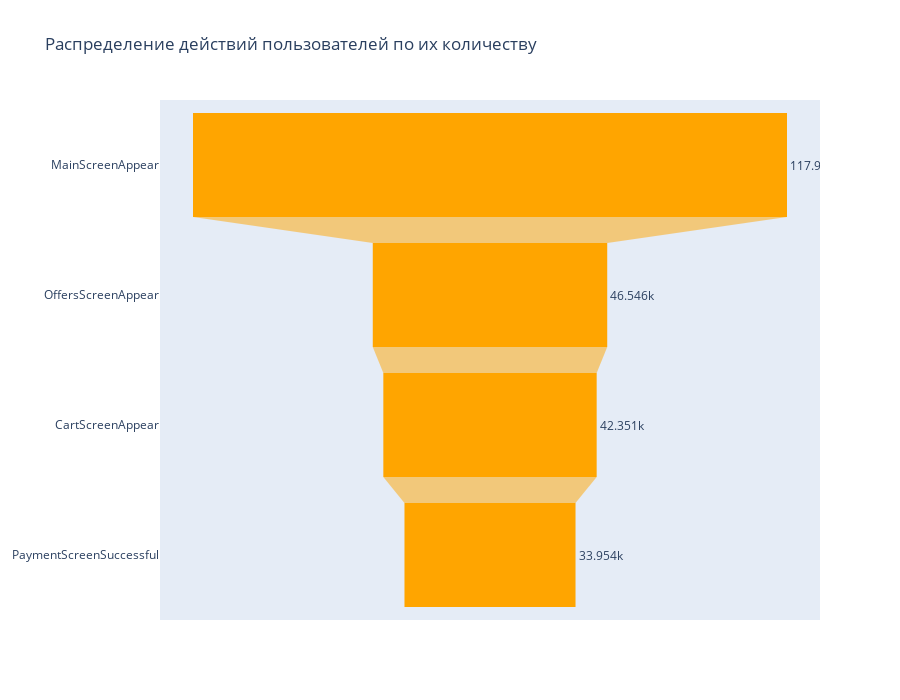

Source (notebook cell):
### Markdown cell above
#### 4. Изучим воронку событий

### Code cell
data_event = data_new.groupby(['event_name'])['user_id'].count().reset_index()
data_event = data_event.sort_values(['user_id'], ascending=False)

fig = go.Figure(go.Funnel(
    y = data_event["event_name"],
    x = data_event["user_id"],textposition = "outside",
    textinfo = "value",
    marker = {"color": "orange"}))
fig.update_layout(title='Распределение действий пользователей по их количеству',showlegend=False,height=700, width=900)
fig.show()

### Figure 1 — Plotly figure (JSON) as saved in the notebook; plotly's stock layout.template omitted (floating-point values rounded to 4 significant figures)
{"data": [{"marker": {"color": "orange"}, "textinfo": "value", "textposition": "outside", "type": "funnel", "x": [117919, 46546, 42351, 33954], "y": ["MainScreenAppear", "OffersScreenAppear", "CartScreenAppear", "PaymentScreenSuccessful"]}], "layout": {"height": 700, "showlegend": false, "title": {"text": "Распределение действий пользователей по их количеству"}, "width": 900}}
